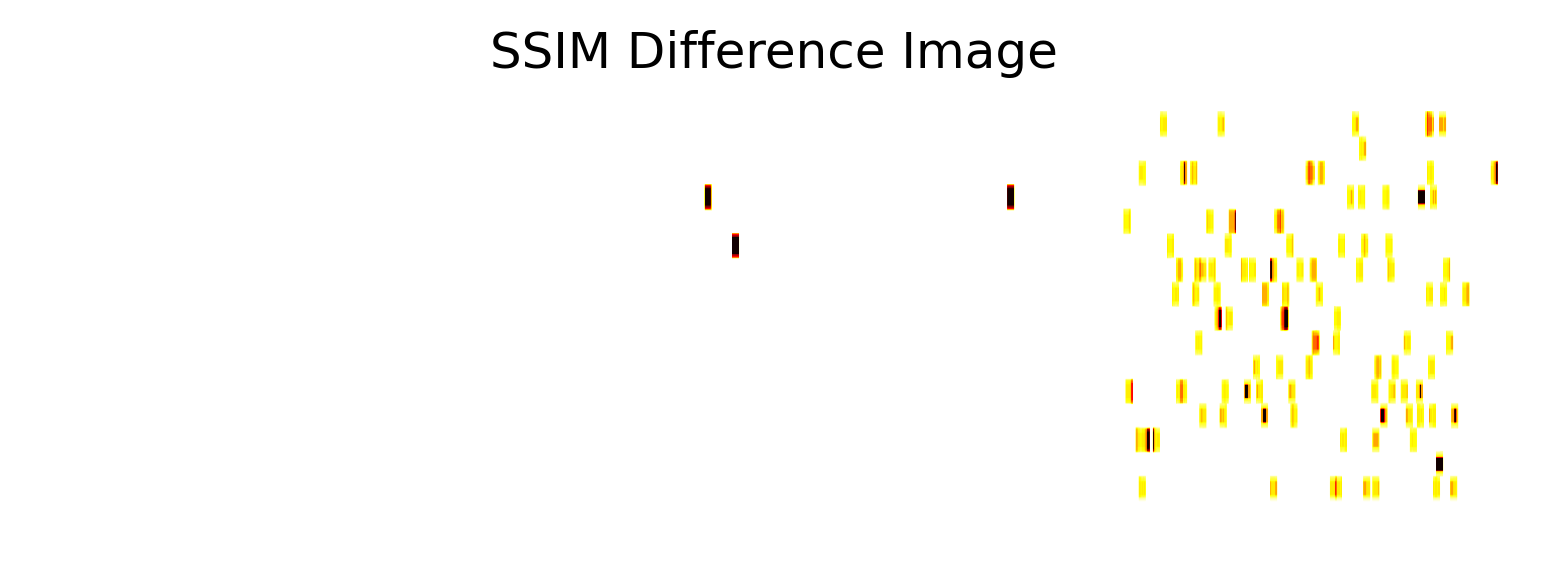
#> input picture similarity_checks/ssim_difference_image_1.png, 1548 x 570 px
$ python calc_dssim.py ssim_difference_image_1.png comparison_overlay.png
#> lines starting #> are read from the running program, lines starting #| are printed output that depends on the picture
from skimage.io import imread
from skimage.metrics import structural_similarity as ssim
import matplotlib.pyplot as plt
import sys
from skimage.metrics import peak_signal_noise_ratio
import numpy as np
from matplotlib.colors import LinearSegmentedColormap

def compare_images(imageA, imageB):
    # Load the two PNG images (convert to grayscale for SSIM)
#> called with imageA = 'ssim_difference_image_1.png', imageB = 'comparison_overlay.png'
    image1 = imread(imageA, as_gray=True)
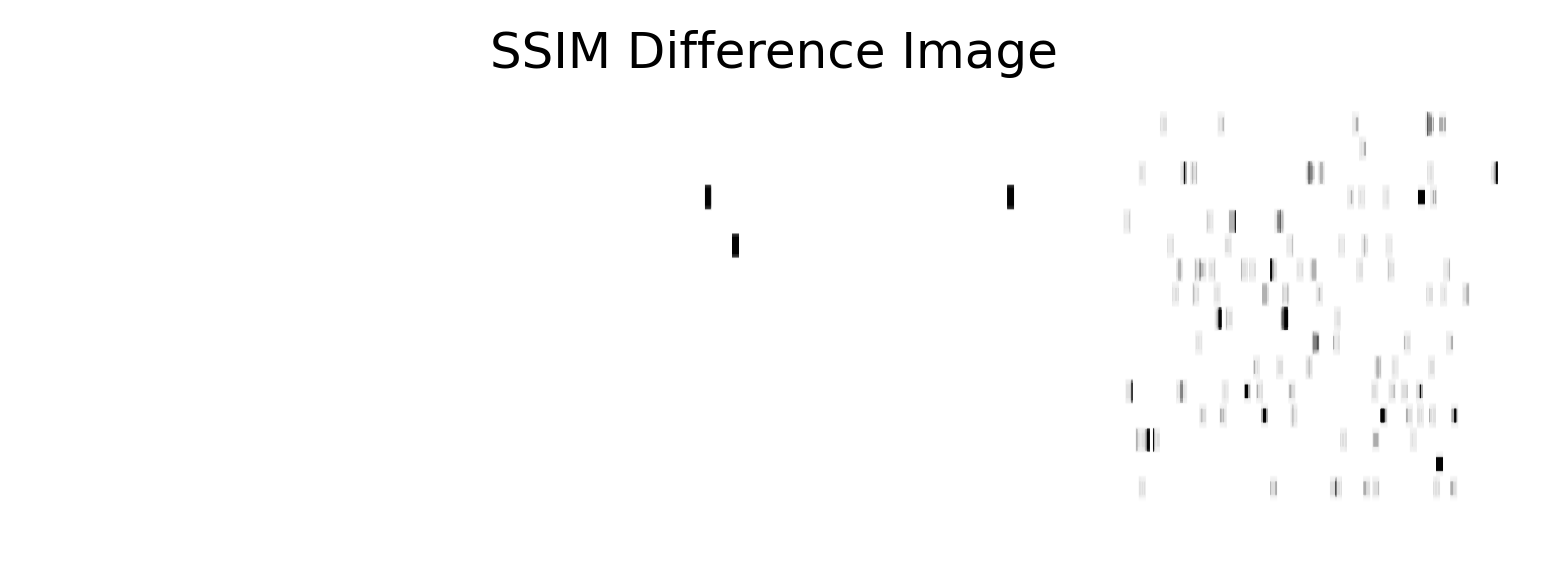
#> image1: shape (570, 1548) float64; min 0, max 1, mean 0.989
    image2 = imread(imageB, as_gray=True)
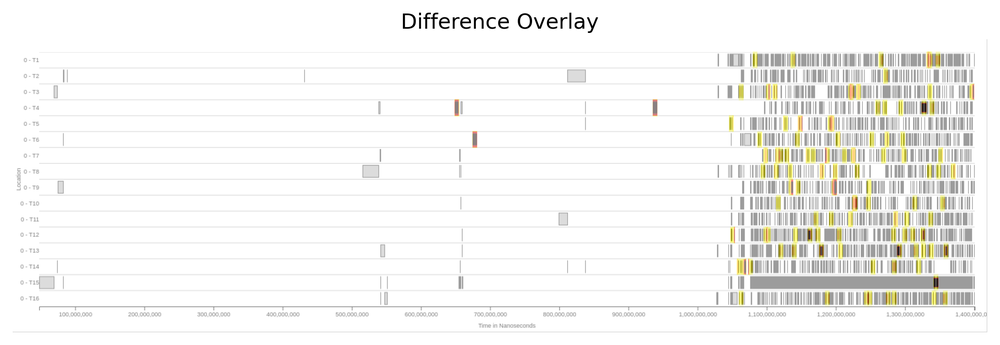
#> input picture similarity_checks/comparison_overlay.png, 1000 x 345 px, shrunk from 2370 x 817 before the run
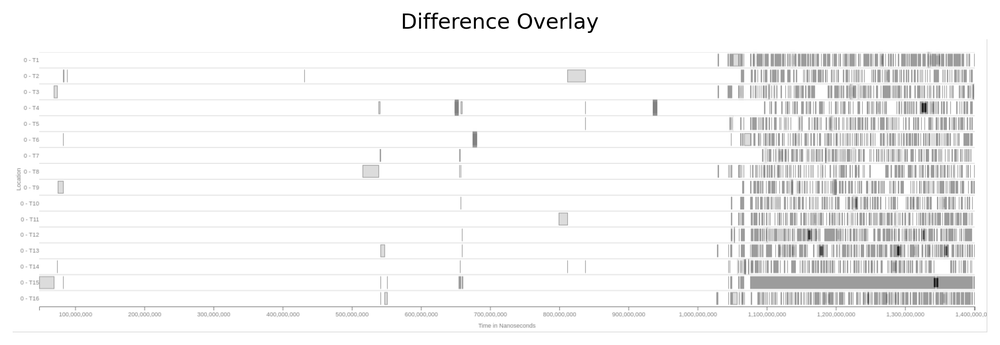
#> image2: shape (345, 1000) float64; min 0, max 1, mean 0.958

    # Compute SSIM
#> (the run stopped early here; a loop or call above may not have finished)
